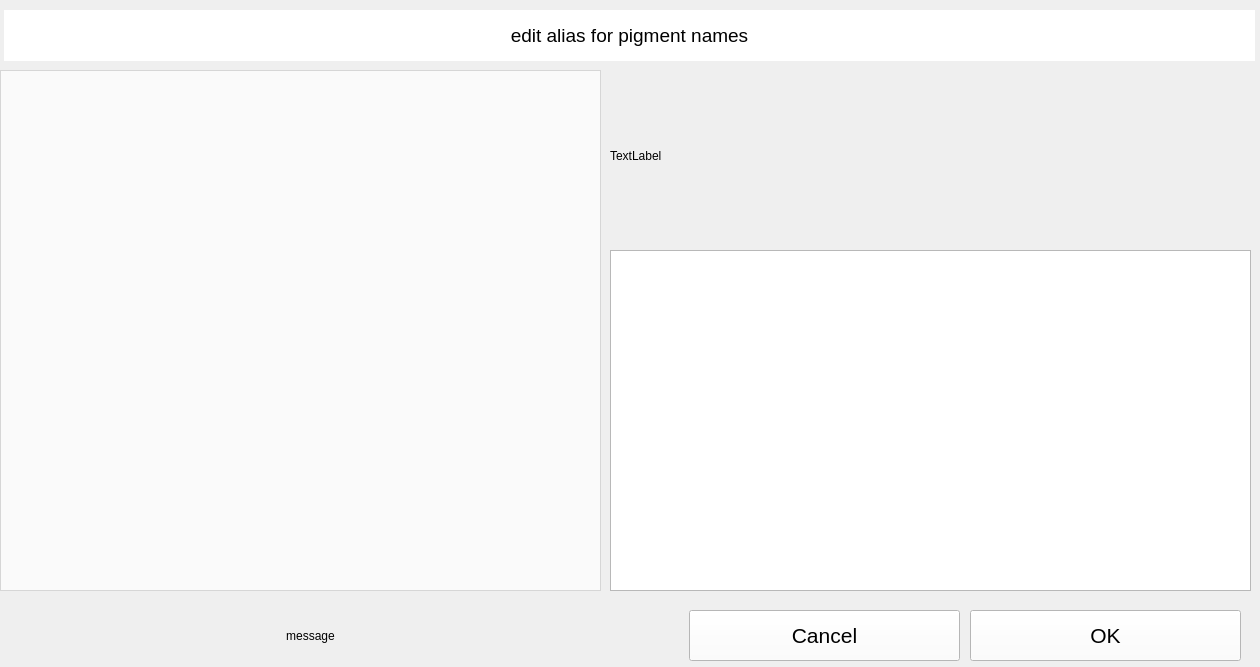
<?xml version="1.0" encoding="UTF-8"?>
<ui version="4.0">
 <class>input_dialog_frame</class>
 <widget class="QFrame" name="input_dialog_frame">
  <property name="geometry">
   <rect>
    <x>0</x>
    <y>0</y>
    <width>1260</width>
    <height>667</height>
   </rect>
  </property>
  <property name="windowTitle">
   <string>Frame</string>
  </property>
  <property name="frameShape">
   <enum>QFrame::Box</enum>
  </property>
  <property name="frameShadow">
   <enum>QFrame::Plain</enum>
  </property>
  <property name="lineWidth">
   <number>0</number>
  </property>
  <widget class="QPushButton" name="esc_button">
   <property name="geometry">
    <rect>
     <x>689</x>
     <y>610</y>
     <width>271</width>
     <height>51</height>
    </rect>
   </property>
   <property name="font">
    <font>
     <pointsize>16</pointsize>
    </font>
   </property>
   <property name="autoFillBackground">
    <bool>false</bool>
   </property>
   <property name="styleSheet">
    <string notr="true">background:#FFFFFFFF</string>
   </property>
   <property name="text">
    <string>Cancel</string>
   </property>
   <property name="iconSize">
    <size>
     <width>32</width>
     <height>32</height>
    </size>
   </property>
   <property name="flat">
    <bool>false</bool>
   </property>
  </widget>
  <widget class="QPushButton" name="ok_button">
   <property name="geometry">
    <rect>
     <x>970</x>
     <y>610</y>
     <width>271</width>
     <height>51</height>
    </rect>
   </property>
   <property name="font">
    <font>
     <pointsize>16</pointsize>
    </font>
   </property>
   <property name="autoFillBackground">
    <bool>false</bool>
   </property>
   <property name="styleSheet">
    <string notr="true">background:#FFFFFFFF</string>
   </property>
   <property name="text">
    <string>OK</string>
   </property>
   <property name="iconSize">
    <size>
     <width>32</width>
     <height>32</height>
    </size>
   </property>
   <property name="flat">
    <bool>false</bool>
   </property>
  </widget>
  <widget class="QLabel" name="title_lbl">
   <property name="geometry">
    <rect>
     <x>4</x>
     <y>10</y>
     <width>1251</width>
     <height>51</height>
    </rect>
   </property>
   <property name="font">
    <font>
     <pointsize>14</pointsize>
    </font>
   </property>
   <property name="styleSheet">
    <string notr="true">background-color: #FFFFFF</string>
   </property>
   <property name="text">
    <string>edit alias for pigment names</string>
   </property>
   <property name="alignment">
    <set>Qt::AlignCenter</set>
   </property>
  </widget>
  <widget class="QTableWidget" name="pigment_table">
   <property name="geometry">
    <rect>
     <x>0</x>
     <y>70</y>
     <width>601</width>
     <height>521</height>
    </rect>
   </property>
   <property name="styleSheet">
    <string notr="true">background-color: #AAFFFFFF</string>
   </property>
   <property name="editTriggers">
    <set>QAbstractItemView::NoEditTriggers</set>
   </property>
   <property name="alternatingRowColors">
    <bool>true</bool>
   </property>
   <property name="selectionMode">
    <enum>QAbstractItemView::SingleSelection</enum>
   </property>
   <property name="selectionBehavior">
    <enum>QAbstractItemView::SelectRows</enum>
   </property>
   <property name="iconSize">
    <size>
     <width>32</width>
     <height>32</height>
    </size>
   </property>
   <attribute name="horizontalHeaderVisible">
    <bool>false</bool>
   </attribute>
   <attribute name="horizontalHeaderMinimumSectionSize">
    <number>200</number>
   </attribute>
   <attribute name="horizontalHeaderDefaultSectionSize">
    <number>200</number>
   </attribute>
   <attribute name="horizontalHeaderStretchLastSection">
    <bool>true</bool>
   </attribute>
   <attribute name="verticalHeaderVisible">
    <bool>false</bool>
   </attribute>
   <attribute name="verticalHeaderMinimumSectionSize">
    <number>36</number>
   </attribute>
   <attribute name="verticalHeaderDefaultSectionSize">
    <number>36</number>
   </attribute>
   <attribute name="verticalHeaderStretchLastSection">
    <bool>false</bool>
   </attribute>
  </widget>
  <widget class="QPlainTextEdit" name="alias_txt_edit">
   <property name="geometry">
    <rect>
     <x>610</x>
     <y>250</y>
     <width>641</width>
     <height>341</height>
    </rect>
   </property>
  </widget>
  <widget class="QLabel" name="warning_lbl">
   <property name="geometry">
    <rect>
     <x>20</x>
     <y>610</y>
     <width>581</width>
     <height>51</height>
    </rect>
   </property>
   <property name="text">
    <string>message</string>
   </property>
   <property name="alignment">
    <set>Qt::AlignCenter</set>
   </property>
  </widget>
  <widget class="QLabel" name="alias_txt_label">
   <property name="geometry">
    <rect>
     <x>610</x>
     <y>70</y>
     <width>631</width>
     <height>171</height>
    </rect>
   </property>
   <property name="text">
    <string>TextLabel</string>
   </property>
  </widget>
 </widget>
 <resources/>
 <connections/>
</ui>
